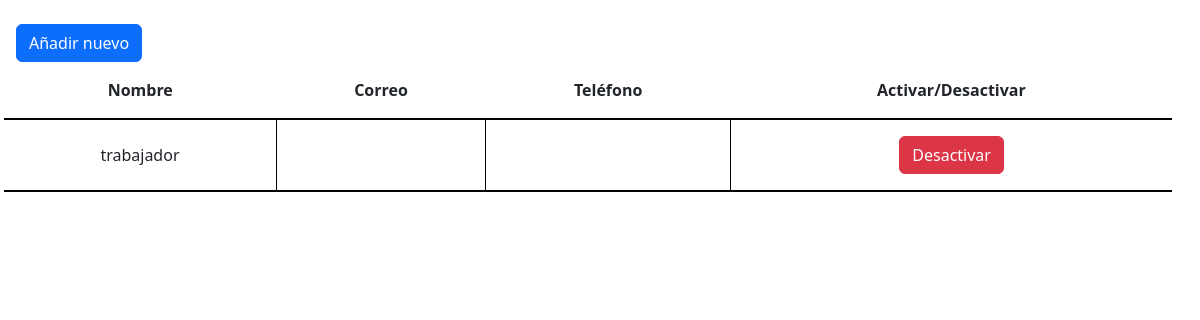
Page /php/empleados.php on the earlier database version.
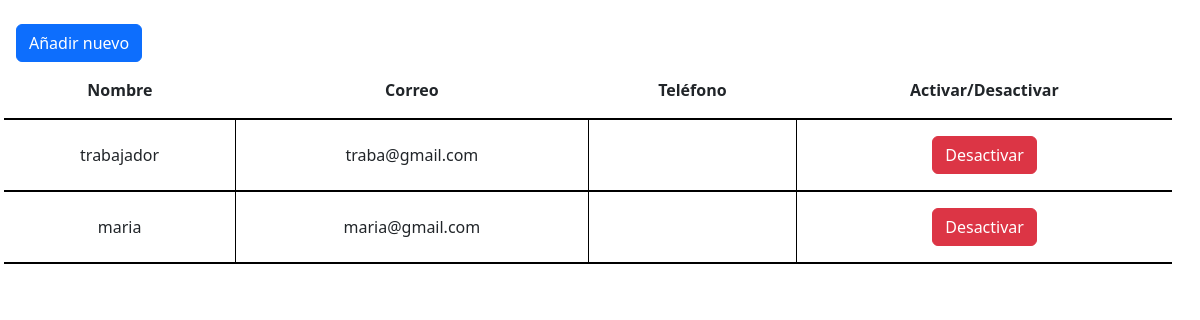
Same page on the later database version.
### tables this page shows
CREATE TABLE `personas` (
  `id` bigint(20) NOT NULL,
  `nombre` varchar(75) NOT NULL,
  `correo` varchar(75) NOT NULL,
  `telefono` char(9) NOT NULL,
  `tipo` bigint(20) NOT NULL,
  `pass` varchar(20) NOT NULL,
  `activo` tinyint(4) NOT NULL DEFAULT 1,
  `f_inicio` date DEFAULT NULL,
  `f_fin` date DEFAULT NULL
);

### php/functions.php (the view, shortened to what this page needs)
<?php
function createConnection(){
    $con = new mysqli('localhost', 'root', '', 'peluqueria');
    $con->set_charset('utf8');
    return $con;
}
function getEmployees(){
    $con = createConnection();
    $consulta = $con->query("SELECT id, nombre, correo, telefono, activo from personas where tipo = 2");
    while($fila = $consulta->fetch_array(MYSQLI_ASSOC)){
        echo "<tr>
                <td>$fila[nombre]</td>
                <td>$fila[correo]</td>
                <td>$fila[telefono]</td>";
            if($fila["activo"] == 1){
                echo "<td><form action=\"#\" method=\"post\">
                    <input hidden name=\"id\" value=\"$fila[id]\">
                    <input name=\"desactivar\" value=\"Desactivar\" type=\"submit\" class=\"btn btn-danger\">
                </form></td>";
            }else{
                echo "<td><form action=\"#\" method=\"post\">
                <input hidden name=\"id\" value=\"$fila[id]\">
                <input name=\"activar\" value=\"Activar\" type=\"submit\" class=\"btn btn-success\">
            </form></td>";
            }
            echo "</tr>";
    }
}

### php/empleados.php (shortened to what this page needs)
<?php
    require_once "functions.php";
?>
<!DOCTYPE html>
<html lang="en">
<head>
    <link href="https://cdn.jsdelivr.net/npm/bootstrap@5.3.0-alpha3/dist/css/bootstrap.min.css" rel="stylesheet">
    <link rel="stylesheet" href="../estilos.css">
</head>
<body id="empleados">
    <section class="tabla-empleados container-fluid px-sm-3 px-0 mt-4 row">
        <div>
            <button type="button" class="btn btn-primary" data-bs-toggle="modal" data-bs-target="#exampleModal" data-bs-whatever="Añadir nuevo">Añadir nuevo</button>
        </div>
        <table>
            <thead>
                <th>Nombre</th>
                <th>Correo</th>
                <th>Teléfono</th>
                <th>Activar/Desactivar</th>
            </thead>
            <tbody>
                <?php
                    getEmployees();
                ?>
            </tbody>
        </table>
    </section>
</body>
</html>

### estilos.css (style rules this page uses)
*,::after,::before { box-sizing: border-box; }
body { margin: 0; height: 100vh; }
#empleados .tabla-empleados { display: flex; justify-content: center }
table td,th { padding: 1rem; }
table { text-align: center }
table:not(#calendario) thead, tr { border-bottom: 2px solid black; }
#calendario th, td { border-right: 1px solid black; }
#calendario tr:last-child,td:last-child { border: none; }

Differences in the rows shown:
changed personas "trabajador": correo (not shown) → "traba@gmail.com"
added personas: nombre "maria", correo "maria@gmail.com"
